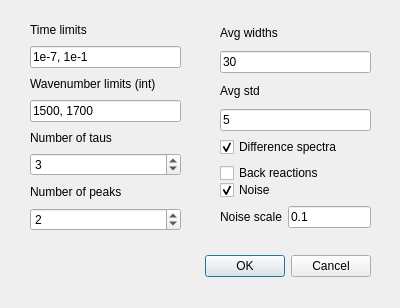
<?xml version="1.0" encoding="UTF-8"?>
<ui version="4.0">
 <class>dialog_dgen</class>
 <widget class="QDialog" name="dialog_dgen">
  <property name="geometry">
   <rect>
    <x>0</x>
    <y>0</y>
    <width>400</width>
    <height>308</height>
   </rect>
  </property>
  <property name="windowTitle">
   <string>Data Generator</string>
  </property>
  <widget class="QDialogButtonBox" name="buttonBox">
   <property name="geometry">
    <rect>
     <x>30</x>
     <y>250</y>
     <width>341</width>
     <height>32</height>
    </rect>
   </property>
   <property name="orientation">
    <enum>Qt::Horizontal</enum>
   </property>
   <property name="standardButtons">
    <set>QDialogButtonBox::Cancel|QDialogButtonBox::Ok</set>
   </property>
  </widget>
  <widget class="QWidget" name="verticalLayoutWidget">
   <property name="geometry">
    <rect>
     <x>30</x>
     <y>20</y>
     <width>151</width>
     <height>211</height>
    </rect>
   </property>
   <layout class="QVBoxLayout" name="verticalLayout">
    <item>
     <widget class="QLabel" name="label">
      <property name="text">
       <string>Time limits</string>
      </property>
     </widget>
    </item>
    <item>
     <widget class="QLineEdit" name="txt_time">
      <property name="text">
       <string>1e-7, 1e-1</string>
      </property>
     </widget>
    </item>
    <item>
     <widget class="QLabel" name="label_2">
      <property name="text">
       <string>Wavenumber limits (int)</string>
      </property>
     </widget>
    </item>
    <item>
     <widget class="QLineEdit" name="txt_wn">
      <property name="text">
       <string>1500, 1700</string>
      </property>
     </widget>
    </item>
    <item>
     <widget class="QLabel" name="label_3">
      <property name="text">
       <string>Number of taus</string>
      </property>
     </widget>
    </item>
    <item>
     <widget class="QSpinBox" name="sb_taus">
      <property name="value">
       <number>3</number>
      </property>
     </widget>
    </item>
    <item>
     <widget class="QLabel" name="label_4">
      <property name="text">
       <string>Number of peaks</string>
      </property>
     </widget>
    </item>
    <item>
     <widget class="QSpinBox" name="sb_peaks">
      <property name="value">
       <number>2</number>
      </property>
     </widget>
    </item>
   </layout>
  </widget>
  <widget class="QWidget" name="verticalLayoutWidget_2">
   <property name="geometry">
    <rect>
     <x>220</x>
     <y>20</y>
     <width>151</width>
     <height>163</height>
    </rect>
   </property>
   <layout class="QVBoxLayout" name="verticalLayout_2">
    <item>
     <widget class="QLabel" name="label_6">
      <property name="text">
       <string>Avg widths</string>
      </property>
     </widget>
    </item>
    <item>
     <widget class="QLineEdit" name="txt_width">
      <property name="text">
       <string>30</string>
      </property>
     </widget>
    </item>
    <item>
     <widget class="QLabel" name="label_5">
      <property name="text">
       <string>Avg std</string>
      </property>
     </widget>
    </item>
    <item>
     <widget class="QLineEdit" name="txt_std">
      <property name="text">
       <string>5</string>
      </property>
     </widget>
    </item>
    <item>
     <widget class="QCheckBox" name="cb_diff">
      <property name="text">
       <string>Difference spectra</string>
      </property>
      <property name="checked">
       <bool>true</bool>
      </property>
     </widget>
    </item>
    <item>
     <widget class="QCheckBox" name="cb_back">
      <property name="text">
       <string>Back reactions</string>
      </property>
     </widget>
    </item>
   </layout>
  </widget>
  <widget class="QWidget" name="formLayoutWidget">
   <property name="geometry">
    <rect>
     <x>220</x>
     <y>180</y>
     <width>151</width>
     <height>57</height>
    </rect>
   </property>
   <layout class="QFormLayout" name="formLayout">
    <item row="0" column="0">
     <widget class="QCheckBox" name="cb_noise">
      <property name="text">
       <string>Noise</string>
      </property>
      <property name="checked">
       <bool>true</bool>
      </property>
     </widget>
    </item>
    <item row="1" column="0">
     <widget class="QLabel" name="label_7">
      <property name="text">
       <string>Noise scale</string>
      </property>
     </widget>
    </item>
    <item row="1" column="1">
     <widget class="QLineEdit" name="txt_noise">
      <property name="text">
       <string>0.1</string>
      </property>
     </widget>
    </item>
   </layout>
  </widget>
 </widget>
 <resources/>
 <connections>
  <connection>
   <sender>buttonBox</sender>
   <signal>accepted()</signal>
   <receiver>dialog_dgen</receiver>
   <slot>accept()</slot>
   <hints>
    <hint type="sourcelabel">
     <x>248</x>
     <y>254</y>
    </hint>
    <hint type="destinationlabel">
     <x>157</x>
     <y>274</y>
    </hint>
   </hints>
  </connection>
  <connection>
   <sender>buttonBox</sender>
   <signal>rejected()</signal>
   <receiver>dialog_dgen</receiver>
   <slot>reject()</slot>
   <hints>
    <hint type="sourcelabel">
     <x>316</x>
     <y>260</y>
    </hint>
    <hint type="destinationlabel">
     <x>286</x>
     <y>274</y>
    </hint>
   </hints>
  </connection>
 </connections>
</ui>
